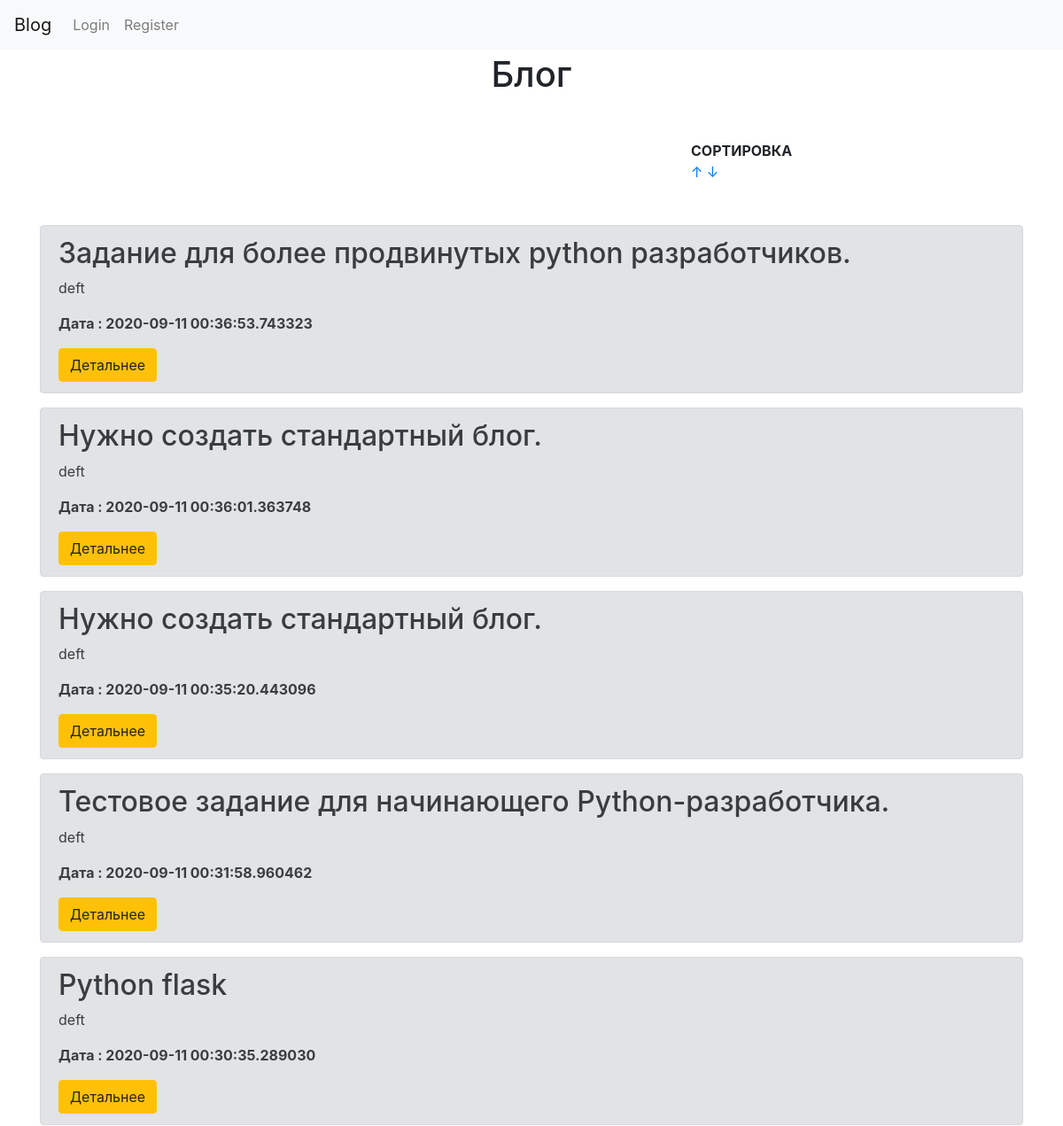
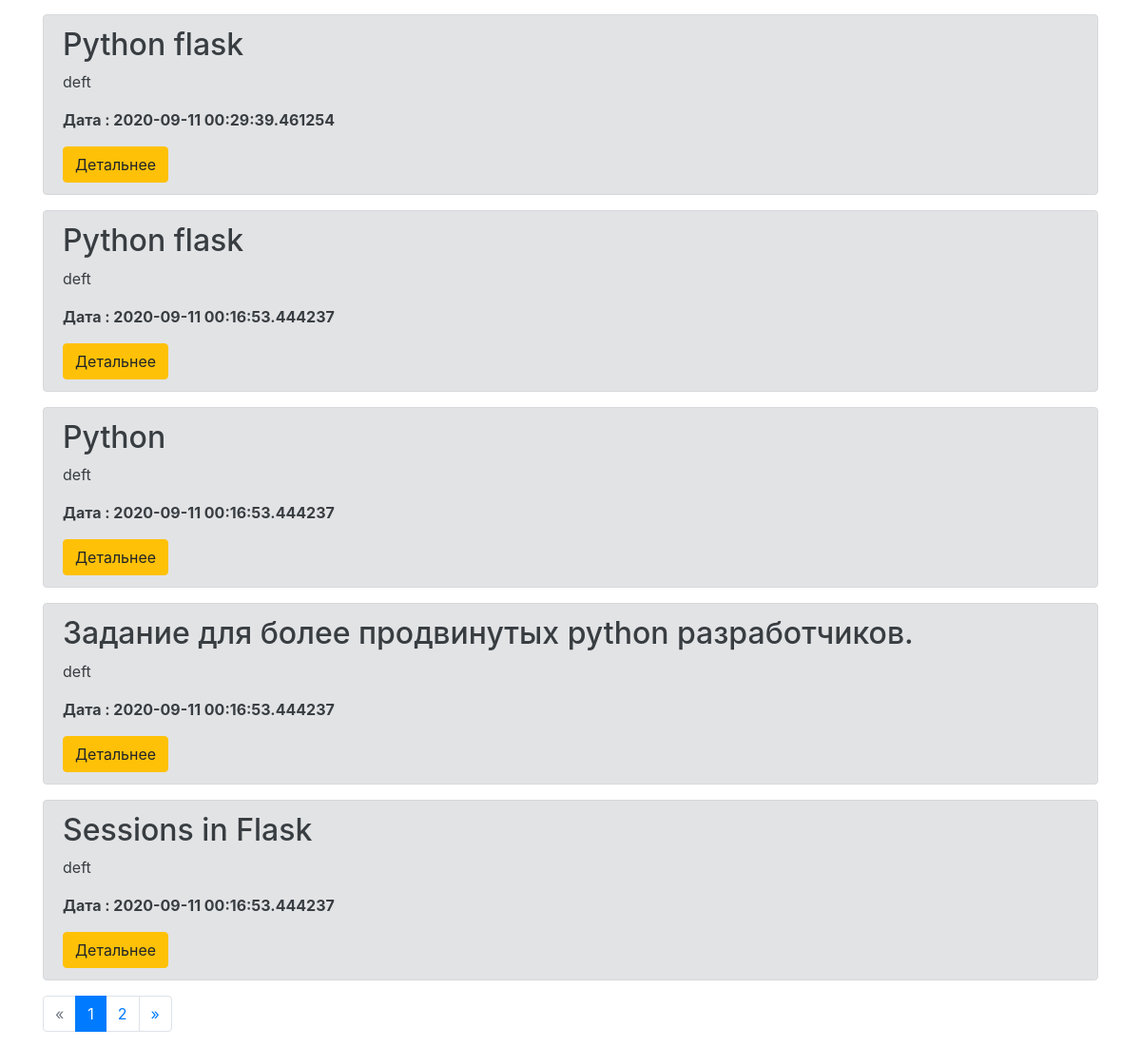
The page / on the database its author committed (2 pictures, top to bottom).
### app.py (models this page shows, shortened)
class Article(db.Model):
    id=db.Column(db.Integer,primary_key=True)
    Authors=db.Column(db.String(50), nullable = False)
    Header=db.Column(db.String(300), nullable = False)
    content = db.Column(db.String(1500), nullable = False)
    img1=db.Column(db.String(248), nullable=True)
    creationData=db.Column(db.DateTime,default=datetime.now())
    tagi= db.relationship('Tag',backref='tags',lazy='dynamic')

### app.py (the view)
@app.route('/')
def index():
    sort = request.args.get('sort')
    page=request.args.get('page')
    articles = Article.query.order_by(Article.creationData.desc())
    if sort is not None:
        if sort == '1':
            articles = Article.query.order_by(Article.creationData)
        elif sort == '2':
            articles = Article.query.order_by(Article.creationData.desc())
    if page and page.isdigit():
        page=int(page)
    else:
        page=1
    pages=articles.paginate(page=page,per_page=10)
    return render_template('index.html',articles=articles,pages =pages)

### templates/index.html (shortened to what this page needs)
        {% extends "base.html" %}
        {% block content %}
    <div class="container">
        <h1 class="text-center mt-1"> Блог </h1>
            </div>
    <div class="row" style= margin-top:50px;margin-left:315px>
        <div class="col-md-2 offset-md-6">
            <span><b>СОРТИРОВКА</b></span>
            <a href="/?sort=1">&uarr;</a>
            <a href="/?sort=2">&darr;</a>
        </div>
</div>
<div class="container mt-5">
    {%for art in pages.items%}
    <div class="alert alert-secondary">
        <h2>{{art.Header}}</h2>
        <p>{{ art.Authors}}</p>
        <p><b>Дата : {{art.creationData}}</b></p>
        <a href="/show?id={{ art.id }}"class="btn btn-warning"> Детальнее </a>
    </div>
    {%endfor%}
            <nav aria-label="...">
                <ul class="pagination">
                  <li {%if not pages.prev_num%} class="page-item disabled" {%else%} class="page-item " {%endif%}>
                    <a class="page-link" href='./?page={{pages.prev_num}}' tabindex="-1">«</a>
                  </li>
                  {%for page in pages.iter_pages() %}
                  {%if  page==pages.page%} <li class="page-item active">{%endif%}
                      {%if page %}
                    <a class="page-link" href="./?page={{page}}">{{page}} <span class="sr-only">(current)</span></a>
                  </li>
                  {%else%}
                  <li class="page-item disabled"><a class="page-link" href="">...</a></li>
                  {%endif%}
                  {% endfor %}
                  <li {%if not pages.next_num%} class="page-item disabled" {%else%} class="page-item " {%endif%}>
                      <a class="page-link" href="./?page={{pages.next_num}}">»</a>
                  </li>
              </ul>
              </nav>        </div>
{% endblock %}

### rows shown on the page
Article: Header "Задание для более продвинутых python разработчиков.", Authors "deft", creationData "2020-09-11 00:36:53.743323"
Article: Header "Нужно создать стандартный блог.", Authors "deft", creationData "2020-09-11 00:36:01.363748"
Article: Header "Нужно создать стандартный блог.", Authors "deft", creationData "2020-09-11 00:35:20.443096"
Article: Header "Тестовое задание для начинающего Python-разработчика.", Authors "deft", creationData "2020-09-11 00:31:58.960462"
Article: Header "Python flask", Authors "deft", creationData "2020-09-11 00:30:35.289030"
Article: Header "Python flask", Authors "deft", creationData "2020-09-11 00:29:39.461254"
Article: Header "Python flask", Authors "deft", creationData "2020-09-11 00:16:53.444237"
Article: Header "Python", Authors "deft", creationData "2020-09-11 00:16:53.444237"
Article: Header "Задание для более продвинутых python разработчиков.", Authors "deft", creationData "2020-09-11 00:16:53.444237"
Article: Header "Sessions in Flask", Authors "deft", creationData "2020-09-11 00:16:53.444237"

### other values the page prints
{{ page }} "1" "2"
